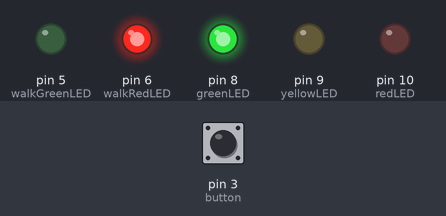
The sketch below on a simulated Arduino Uno, built with avr-gcc and run on an emulated ATmega328P. Parts: output pins drawn as LEDs (lit = HIGH). The test bench sets the inputs (shaded band); at power-on: pin 3 (button) HIGH.

Above: at 1.2 s.
1.3 s: pin 3 (button) pulled LOW for 0.15 s
At 2.6 s:
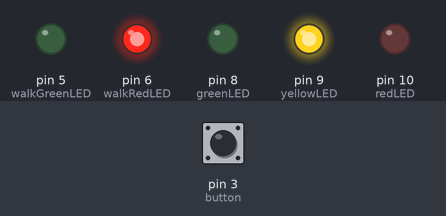
At 6.1 s:
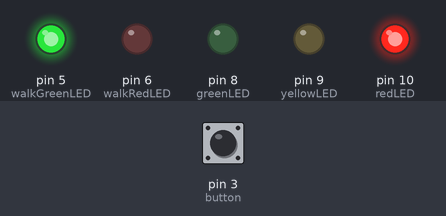
Timing chart, 0 to 17.0 s (numbered marks = the images above; inputs shaded):
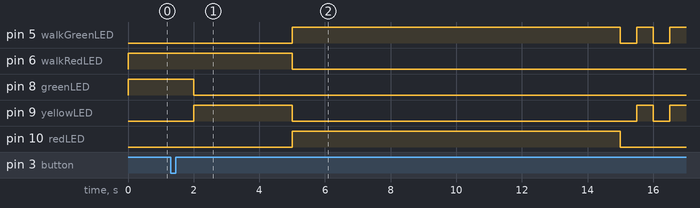

The sketch:

traffic_light.ino
```cpp
// Arduino Pelican Crossing
// Author: Rhys J
// v1.0

// constants for the pin number connected to the component
const int redLED = 10;
const int yellowLED = 9;
const int greenLED = 8;
const int walkRedLED = 6;
const int walkGreenLED = 5;
const int button = 3;

// constants for the stages of the sequence
const int notRunning = 0; // traffic light sequence is not running
const int startSequence = 1; // traffic light sequence is running
const int flashing = 2; // stage of sequence where the yellow and walk green LED are flashing

int time = 0; // timer variable to check 1 minute has passed since traffic was stopped
int sequenceRunning = notRunning; // variable stores the current stage of the sequence
bool buttonPressed = false; // variable if button has been pressed

// this function is run when the button has been pressed, due to the interrupt
void ButtonPressedInterrupt()
{
  // button press is only registered when the sequence is not running or is flashing
  if(sequenceRunning != startSequence)
  {
    buttonPressed = true; // button press is registered
  }
}

// this function is run once when program is started
void setup()
{
  // setup all the connected pins
  pinMode(redLED, OUTPUT);
  pinMode(yellowLED, OUTPUT);
  pinMode(greenLED, OUTPUT);
  pinMode(walkRedLED, OUTPUT);
  pinMode(walkGreenLED, OUTPUT);
  pinMode(button, INPUT);

  // when button pin goes from high to low the specified function is run
  attachInterrupt(digitalPinToInterrupt(button), ButtonPressedInterrupt, FALLING);

  // setup the default lights that are on
  digitalWrite(greenLED, HIGH);
  digitalWrite(walkRedLED, HIGH);
}

// function is repeated indefinitely while the program is running
void loop()
{
  // decrements the timer by 1 every second
  delay(1000);
  time--;

  // sequence will run if timer is 0 or less and when button press has been registered
  if (time <= 0 && buttonPressed)
  {
    buttonPressed = false; // button press is no longer pressed
    sequenceRunning = startSequence;
    digitalWrite(greenLED, LOW);
    digitalWrite(yellowLED, HIGH);
    delay(3000);
    digitalWrite(yellowLED, LOW);
    digitalWrite(redLED, HIGH);
    digitalWrite(walkRedLED, LOW);
    digitalWrite(walkGreenLED, HIGH);
    delay(10000);
    digitalWrite(redLED, LOW);
    sequenceRunning = flashing; // button presses from this point will be registered

    // loop will repeat 5 times making the lights flash
    for(int i=0; i<5; i++)
    {
      digitalWrite(yellowLED, LOW);
      digitalWrite(walkGreenLED, LOW);
      delay(500);
      digitalWrite(yellowLED, HIGH);
      digitalWrite(walkGreenLED, HIGH);
      delay(500);
    }

    digitalWrite(greenLED, HIGH);
    digitalWrite(walkRedLED, HIGH);
    digitalWrite(yellowLED, LOW);
    digitalWrite(walkGreenLED, LOW);
    time = 60; // traffic will not be stopped for 60 seconds
    sequenceRunning = notRunning;
  }
}
```

Measured:
- after the input at 1.3 s, pin 5 (walkGreenLED): goes HIGH 10.0 s, LOW 0.50 s, HIGH 0.50 s, LOW 0.50 s, then HIGH, starting after 3.7 s; pin 6 (walkRedLED): HIGH → LOW after 3.7 s
